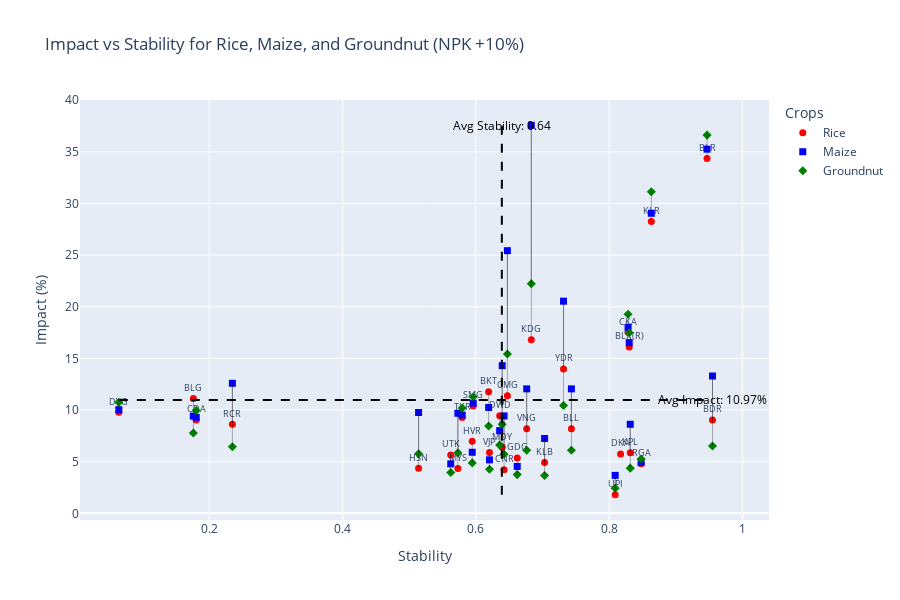

Notebook code cell kept with this figure:
### Code cell
import plotly.graph_objects as go
import numpy as np
import pandas as pd

def Calculate_and_visualize_3D(Working_Directory, adj_matrix_np, crop1, crop2,crop3, perturbation, what, visualize=True):
    # Normalize capabilities for all three crops
    capability_1 = normalize_list(Working_Directory[f'{crop1[0].upper()} - {what} {perturbation}'])
    capability_2 = normalize_list(Working_Directory[f'{crop2[0].upper()} - {what} {perturbation}'])
    capability_3 = normalize_list(Working_Directory[f'{crop3[0].upper()} - {what} {perturbation}'])

    # Combine capabilities into a single DataFrame
    combined_df = pd.DataFrame({
        'node': Working_Directory['District'],
        'Capability_1': capability_1,
        'Capability_2': capability_2,
        'Capability_3': capability_3

    })
    
    # Calculate stress and stability for the combined capabilities
    result_df = calculate_stress_stability(adj_matrix_np, combined_df)
    
    # Calculate impact for each crop
    impact1, impact_column1 = calculate_impact(Working_Directory, crop1, perturbation, what)
    impact2, impact_column2 = calculate_impact(Working_Directory, crop2, perturbation, what)
    impact3, impact_column3 = calculate_impact(Working_Directory, crop3, perturbation, what)

    # Naming conventions for stability and stress columns
    stability_column_name = f'Stability_{crop1[0].upper()}_{crop2[0].upper()}_{what}_{perturbation}'
    stress_column_name = f'Stress_{crop1[0].upper()}_{crop2[0].upper()}_{what}_{perturbation}'
    
    # Add impacts, stability, and stress to the Working_Directory DataFrame
    Working_Directory[impact_column1] = impact1
    Working_Directory[impact_column2] = impact2
    Working_Directory[impact_column3] = impact3
    Working_Directory[stability_column_name] = result_df['stability']
    Working_Directory[stress_column_name] = result_df['stress']
    
    if visualize:
        # Prepare data for plotting
        plot_df = pd.DataFrame({
            'District': Working_Directory['District'],
            'Stability': result_df['stability'],
            f'{crop1}': impact1,
            f'{crop2}': impact2,
            f'{crop3}': impact3,
            'Abbreviation': Working_Directory['Abbreviation']
        })
        
        # Create the figure
        fig = go.Figure()

        # Define marker shapes and colors for each crop
        marker_shapes = {crop1: 'circle', crop2: 'square', crop3: 'diamond'}
        marker_colors = {crop1: 'red', crop2: 'blue', crop3: 'green'}
        
        # Calculate average values
        avg_stability = result_df['stability'].mean()
        avg_impact = pd.concat([impact1, impact2,impact3]).mean()  # Combine impacts and calculate average
        
        # Calculate min and max values for impact columns
        min_impact = plot_df[[f'{crop1}', f'{crop2}', f'{crop3}']].min().min()
        max_impact = plot_df[[f'{crop1}', f'{crop2}', f'{crop3}']].max().max()

        # Add scatter plot for each crop's impact with custom hovertemplate and unique shape
        for i, crop in enumerate([crop1, crop2,crop3]):
            fig.add_trace(go.Scatter(
                x=plot_df['Stability'], 
                y=plot_df[crop], 
                mode='markers+text' if i == 0 else 'markers',  # Add text mode only for the first crop
                name=crop,
                text=plot_df['Abbreviation'],
                textfont=dict(size=9),
                textposition='top center',
                marker=dict(size=7, symbol=marker_shapes[crop], color=marker_colors[crop]),
                hovertemplate=(
                    '<b>District:</b> %{text}<br>' +
                    '<b>Stability:</b> %{x:.2f}<br>' +
                    f'<b>{crop} Impact:</b> ' + '%{y:.2f}%<br>'
                )
            ))

        # Add lines connecting points for each district
        for _, district in plot_df.iterrows():
            fig.add_trace(go.Scatter(
                x=[district['Stability']] * 3,
                y=[district[crop1], district[crop2], district[crop3]],
                mode='lines',
                line=dict(color='rgba(0,0,0,0.3)', width=1),
                hoverinfo='none',
                showlegend=False
            ))
            
        # Add average lines
        fig.add_shape(
            type='line',
            x0=min(result_df['stability']),
            x1=max(result_df['stability']),
            y0=avg_impact,
            y1=avg_impact,
            line=dict(color='black', width=2, dash='dash')
        )
        fig.add_shape(
            type='line',
            x0=avg_stability,
            x1=avg_stability,
            y0=min_impact,
            y1=max_impact,
            line=dict(color='black', width=2, dash='dash')
        )
        
        # Add annotations for average lines
        fig.add_annotation(
            x=avg_stability,
            y=max_impact,
            text=f'Avg Stability: {avg_stability:.2f}',
            showarrow=False,
            font=dict(color='black')
        )
        fig.add_annotation(
            x=max(result_df['stability']),
            y=avg_impact,
            text=f'Avg Impact: {avg_impact:.2f}%',
            showarrow=False,
            font=dict(color='black')
        )

        # Customize layout
        fig.update_layout(
            title=f'Impact vs Stability for {crop1}, {crop2}, and {crop3} ({what} +{perturbation}%)',
            xaxis_title='Stability',
            yaxis_title='Impact (%)',
            width=900,
            height=600,
            legend_title_text='Crops',
            hovermode='closest'
        )
        
        # Show the 2D plot
        fig.show()

# Example usage
crop1 = 'Rice'
crop2 = 'Maize'
crop3 = 'Groundnut'
perturbation = 10
what = 'NPK'
Calculate_and_visualize_3D(Working_Directory, adj_matrix_np, crop1, crop2,crop3, perturbation, what)

### Figure 1 — Plotly figure (JSON) as saved in the notebook; plotly's stock layout.template omitted (floating-point values rounded to 4 significant figures)
{"data": [{"hovertemplate": "<b>District:</b> %{text}<br><b>Stability:</b> %{x:.2f}<br><b>Rice Impact:</b> %{y:.2f}%<br>", "marker": {"color": "red", "size": 7, "symbol": "circle"}, "mode": "markers+text", "name": "Rice", "text": ["BLR", "BLR(R)", "RGA", "CDA", "DVG", "KLR", "CKA", "SMG", "TKR", "CMG", "DKA", "UPI", "HSN", "KDG", "MDY", "MYS", "CNR", "BLG", "VJP", "BKT", "DWD", "GDG", "HVR", "UTK", "BLL", "BDR", "KLB", "YDR", "RCR", "KPL", "VNG"], "textfont": {"size": 9}, "textposition": "top center", "type": "scatter", "x": [0.9468, 0.83, 0.8479, 0.1804, 0.06423, 0.8632, 0.8283, 0.5959, 0.5794, 0.6472, 0.8171, 0.809, 0.514, 0.6831, 0.6395, 0.573, 0.6423, 0.1761, 0.6204, 0.6191, 0.6357, 0.662, 0.5945, 0.5623, 0.7433, 0.955, 0.703, 0.7315, 0.2346, 0.8316, 0.6762], "y": [34.36, 16.1, 4.799, 9.045, 9.779, 28.24, 17.53, 10.4, 9.273, 11.37, 5.74, 1.808, 4.364, 16.79, 6.391, 4.331, 4.215, 11.12, 5.882, 11.76, 9.444, 5.36, 6.976, 5.652, 8.187, 9.037, 4.919, 13.98, 8.629, 5.859, 8.187]}, {"hovertemplate": "<b>District:</b> %{text}<br><b>Stability:</b> %{x:.2f}<br><b>Maize Impact:</b> %{y:.2f}%<br>", "marker": {"color": "blue", "size": 7, "symbol": "square"}, "mode": "markers", "name": "Maize", "text": ["BLR", "BLR(R)", "RGA", "CDA", "DVG", "KLR", "CKA", "SMG", "TKR", "CMG", "DKA", "UPI", "HSN", "KDG", "MDY", "MYS", "CNR", "BLG", "VJP", "BKT", "DWD", "GDG", "HVR", "UTK", "BLL", "BDR", "KLB", "YDR", "RCR", "KPL", "VNG"], "textfont": {"size": 9}, "textposition": "top center", "type": "scatter", "x": [0.9468, 0.83, 0.8479, 0.1804, 0.06423, 0.8632, 0.8283, 0.5959, 0.5794, 0.6472, 0.8171, 0.809, 0.514, 0.6831, 0.6395, 0.573, 0.6423, 0.1761, 0.6204, 0.6191, 0.6357, 0.662, 0.5945, 0.5623, 0.7433, 0.955, 0.703, 0.7315, 0.2346, 0.8316, 0.6762], "y": [35.26, 16.52, 4.928, 9.29, 10.04, 29.05, 18.01, 10.67, 9.517, 25.43, null, 3.67, 9.76, 37.56, 14.29, 9.686, 9.429, 9.413, 5.176, 10.25, 7.998, 4.539, 5.909, 4.787, 12.05, 13.29, 7.243, 20.54, 12.59, 8.621, 12.05]}, {"hovertemplate": "<b>District:</b> %{text}<br><b>Stability:</b> %{x:.2f}<br><b>Groundnut Impact:</b> %{y:.2f}%<br>", "marker": {"color": "green", "size": 7, "symbol": "diamond"}, "mode": "markers", "name": "Groundnut", "text": ["BLR", "BLR(R)", "RGA", "CDA", "DVG", "KLR", "CKA", "SMG", "TKR", "CMG", "DKA", "UPI", "HSN", "KDG", "MDY", "MYS", "CNR", "BLG", "VJP", "BKT", "DWD", "GDG", "HVR", "UTK", "BLL", "BDR", "KLB", "YDR", "RCR", "KPL", "VNG"], "textfont": {"size": 9}, "textposition": "top center", "type": "scatter", "x": [0.9468, 0.83, 0.8479, 0.1804, 0.06423, 0.8632, 0.8283, 0.5959, 0.5794, 0.6472, 0.8171, 0.809, 0.514, 0.6831, 0.6395, 0.573, 0.6423, 0.1761, 0.6204, 0.6191, 0.6357, 0.662, 0.5945, 0.5623, 0.7433, 0.955, 0.703, 0.7315, 0.2346, 0.8316, 0.6762], "y": [36.62, 17.48, 5.259, 9.945, 10.74, 31.14, 19.27, 11.29, 10.19, 15.43, null, 2.429, 5.758, 22.22, 8.619, 5.853, 5.718, 7.769, 4.272, 8.458, 6.601, 3.747, 4.877, 3.948, 6.11, 6.513, 3.661, 10.43, 6.44, 4.373, 6.11]}, {"hoverinfo": "none", "line": {"color": "rgba(0,0,0,0.3)", "width": 1}, "mode": "lines", "showlegend": false, "type": "scatter", "x": [0.9468, 0.9468, 0.9468], "y": [34.36, 35.26, 36.62]}, {"hoverinfo": "none", "line": {"color": "rgba(0,0,0,0.3)", "width": 1}, "mode": "lines", "showlegend": false, "type": "scatter", "x": [0.83, 0.83, 0.83], "y": [16.1, 16.52, 17.48]}, {"hoverinfo": "none", "line": {"color": "rgba(0,0,0,0.3)", "width": 1}, "mode": "lines", "showlegend": false, "type": "scatter", "x": [0.8479, 0.8479, 0.8479], "y": [4.799, 4.928, 5.259]}, {"hoverinfo": "none", "line": {"color": "rgba(0,0,0,0.3)", "width": 1}, "mode": "lines", "showlegend": false, "type": "scatter", "x": [0.1804, 0.1804, 0.1804], "y": [9.045, 9.29, 9.945]}, {"hoverinfo": "none", "line": {"color": "rgba(0,0,0,0.3)", "width": 1}, "mode": "lines", "showlegend": false, "type": "scatter", "x": [0.06423, 0.06423, 0.06423], "y": [9.779, 10.04, 10.74]}, {"hoverinfo": "none", "line": {"color": "rgba(0,0,0,0.3)", "width": 1}, "mode": "lines", "showlegend": false, "type": "scatter", "x": [0.8632, 0.8632, 0.8632], "y": [28.24, 29.05, 31.14]}, {"hoverinfo": "none", "line": {"color": "rgba(0,0,0,0.3)", "width": 1}, "mode": "lines", "showlegend": false, "type": "scatter", "x": [0.8283, 0.8283, 0.8283], "y": [17.53, 18.01, 19.27]}, {"hoverinfo": "none", "line": {"color": "rgba(0,0,0,0.3)", "width": 1}, "mode": "lines", "showlegend": false, "type": "scatter", "x": [0.5959, 0.5959, 0.5959], "y": [10.4, 10.67, 11.29]}, {"hoverinfo": "none", "line": {"color": "rgba(0,0,0,0.3)", "width": 1}, "mode": "lines", "showlegend": false, "type": "scatter", "x": [0.5794, 0.5794, 0.5794], "y": [9.273, 9.517, 10.19]}, {"hoverinfo": "none", "line": {"color": "rgba(0,0,0,0.3)", "width": 1}, "mode": "lines", "showlegend": false, "type": "scatter", "x": [0.6472, 0.6472, 0.6472], "y": [11.37, 25.43, 15.43]}, {"hoverinfo": "none", "line": {"color": "rgba(0,0,0,0.3)", "width": 1}, "mode": "lines", "showlegend": false, "type": "scatter", "x": [0.8171, 0.8171, 0.8171], "y": [5.74, null, null]}, {"hoverinfo": "none", "line": {"color": "rgba(0,0,0,0.3)", "width": 1}, "mode": "lines", "showlegend": false, "type": "scatter", "x": [0.809, 0.809, 0.809], "y": [1.808, 3.67, 2.429]}, {"hoverinfo": "none", "line": {"color": "rgba(0,0,0,0.3)", "width": 1}, "mode": "lines", "showlegend": false, "type": "scatter", "x": [0.514, 0.514, 0.514], "y": [4.364, 9.76, 5.758]}, {"hoverinfo": "none", "line": {"color": "rgba(0,0,0,0.3)", "width": 1}, "mode": "lines", "showlegend": false, "type": "scatter", "x": [0.6831, 0.6831, 0.6831], "y": [16.79, 37.56, 22.22]}, {"hoverinfo": "none", "line": {"color": "rgba(0,0,0,0.3)", "width": 1}, "mode": "lines", "showlegend": false, "type": "scatter", "x": [0.6395, 0.6395, 0.6395], "y": [6.391, 14.29, 8.619]}, {"hoverinfo": "none", "line": {"color": "rgba(0,0,0,0.3)", "width": 1}, "mode": "lines", "showlegend": false, "type": "scatter", "x": [0.573, 0.573, 0.573], "y": [4.331, 9.686, 5.853]}, {"hoverinfo": "none", "line": {"color": "rgba(0,0,0,0.3)", "width": 1}, "mode": "lines", "showlegend": false, "type": "scatter", "x": [0.6423, 0.6423, 0.6423], "y": [4.215, 9.429, 5.718]}, {"hoverinfo": "none", "line": {"color": "rgba(0,0,0,0.3)", "width": 1}, "mode": "lines", "showlegend": false, "type": "scatter", "x": [0.1761, 0.1761, 0.1761], "y": [11.12, 9.413, 7.769]}, {"hoverinfo": "none", "line": {"color": "rgba(0,0,0,0.3)", "width": 1}, "mode": "lines", "showlegend": false, "type": "scatter", "x": [0.6204, 0.6204, 0.6204], "y": [5.882, 5.176, 4.272]}, {"hoverinfo": "none", "line": {"color": "rgba(0,0,0,0.3)", "width": 1}, "mode": "lines", "showlegend": false, "type": "scatter", "x": [0.6191, 0.6191, 0.6191], "y": [11.76, 10.25, 8.458]}, {"hoverinfo": "none", "line": {"color": "rgba(0,0,0,0.3)", "width": 1}, "mode": "lines", "showlegend": false, "type": "scatter", "x": [0.6357, 0.6357, 0.6357], "y": [9.444, 7.998, 6.601]}, {"hoverinfo": "none", "line": {"color": "rgba(0,0,0,0.3)", "width": 1}, "mode": "lines", "showlegend": false, "type": "scatter", "x": [0.662, 0.662, 0.662], "y": [5.36, 4.539, 3.747]}, {"hoverinfo": "none", "line": {"color": "rgba(0,0,0,0.3)", "width": 1}, "mode": "lines", "showlegend": false, "type": "scatter", "x": [0.5945, 0.5945, 0.5945], "y": [6.976, 5.909, 4.877]}, {"hoverinfo": "none", "line": {"color": "rgba(0,0,0,0.3)", "width": 1}, "mode": "lines", "showlegend": false, "type": "scatter", "x": [0.5623, 0.5623, 0.5623], "y": [5.652, 4.787, 3.948]}, {"hoverinfo": "none", "line": {"color": "rgba(0,0,0,0.3)", "width": 1}, "mode": "lines", "showlegend": false, "type": "scatter", "x": [0.7433, 0.7433, 0.7433], "y": [8.187, 12.05, 6.11]}, {"hoverinfo": "none", "line": {"color": "rgba(0,0,0,0.3)", "width": 1}, "mode": "lines", "showlegend": false, "type": "scatter", "x": [0.955, 0.955, 0.955], "y": [9.037, 13.29, 6.513]}, {"hoverinfo": "none", "line": {"color": "rgba(0,0,0,0.3)", "width": 1}, "mode": "lines", "showlegend": false, "type": "scatter", "x": [0.703, 0.703, 0.703], "y": [4.919, 7.243, 3.661]}, {"hoverinfo": "none", "line": {"color": "rgba(0,0,0,0.3)", "width": 1}, "mode": "lines", "showlegend": false, "type": "scatter", "x": [0.7315, 0.7315, 0.7315], "y": [13.98, 20.54, 10.43]}, {"hoverinfo": "none", "line": {"color": "rgba(0,0,0,0.3)", "width": 1}, "mode": "lines", "showlegend": false, "type": "scatter", "x": [0.2346, 0.2346, 0.2346], "y": [8.629, 12.59, 6.44]}, {"hoverinfo": "none", "line": {"color": "rgba(0,0,0,0.3)", "width": 1}, "mode": "lines", "showlegend": false, "type": "scatter", "x": [0.8316, 0.8316, 0.8316], "y": [5.859, 8.621, 4.373]}, {"hoverinfo": "none", "line": {"color": "rgba(0,0,0,0.3)", "width": 1}, "mode": "lines", "showlegend": false, "type": "scatter", "x": [0.6762, 0.6762, 0.6762], "y": [8.187, 12.05, 6.11]}], "layout": {"annotations": [{"font": {"color": "black"}, "showarrow": false, "text": "Avg Stability: 0.64", "x": 0.6389, "y": 37.56}, {"font": {"color": "black"}, "showarrow": false, "text": "Avg Impact: 10.97%", "x": 0.955, "y": 10.97}], "height": 600, "hovermode": "closest", "legend": {"title": {"text": "Crops"}}, "shapes": [{"line": {"color": "black", "dash": "dash", "width": 2}, "type": "line", "x0": 0.06423, "x1": 0.955, "y0": 10.97, "y1": 10.97}, {"line": {"color": "black", "dash": "dash", "width": 2}, "type": "line", "x0": 0.6389, "x1": 0.6389, "y0": 1.808, "y1": 37.56}], "title": {"text": "Impact vs Stability for Rice, Maize, and Groundnut (NPK +10%)"}, "width": 900, "xaxis": {"title": {"text": "Stability"}}, "yaxis": {"title": {"text": "Impact (%)"}}}}
